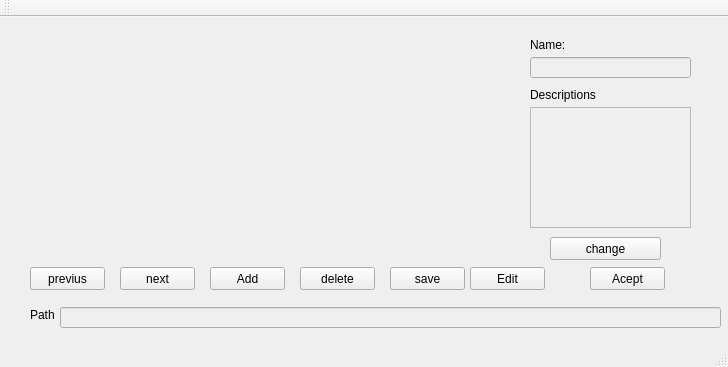
<?xml version="1.0" encoding="UTF-8"?>
<ui version="4.0">
 <class>MainWindow</class>
 <widget class="QMainWindow" name="MainWindow">
  <property name="geometry">
   <rect>
    <x>0</x>
    <y>0</y>
    <width>728</width>
    <height>367</height>
   </rect>
  </property>
  <property name="windowTitle">
   <string>MainWindow</string>
  </property>
  <widget class="QWidget" name="centralWidget">
   <widget class="QLabel" name="label_picture">
    <property name="geometry">
     <rect>
      <x>30</x>
      <y>20</y>
      <width>451</width>
      <height>191</height>
     </rect>
    </property>
    <property name="text">
     <string/>
    </property>
    <property name="scaledContents">
     <bool>true</bool>
    </property>
   </widget>
   <widget class="QPushButton" name="push_previus">
    <property name="geometry">
     <rect>
      <x>30</x>
      <y>250</y>
      <width>75</width>
      <height>23</height>
     </rect>
    </property>
    <property name="text">
     <string>previus</string>
    </property>
   </widget>
   <widget class="QPushButton" name="push_next">
    <property name="geometry">
     <rect>
      <x>120</x>
      <y>250</y>
      <width>75</width>
      <height>23</height>
     </rect>
    </property>
    <property name="text">
     <string>next</string>
    </property>
   </widget>
   <widget class="QPushButton" name="push_save">
    <property name="geometry">
     <rect>
      <x>390</x>
      <y>250</y>
      <width>75</width>
      <height>23</height>
     </rect>
    </property>
    <property name="text">
     <string>save</string>
    </property>
   </widget>
   <widget class="QPushButton" name="push_delete">
    <property name="geometry">
     <rect>
      <x>300</x>
      <y>250</y>
      <width>75</width>
      <height>23</height>
     </rect>
    </property>
    <property name="text">
     <string>delete</string>
    </property>
   </widget>
   <widget class="QPushButton" name="push_add">
    <property name="geometry">
     <rect>
      <x>210</x>
      <y>250</y>
      <width>75</width>
      <height>23</height>
     </rect>
    </property>
    <property name="text">
     <string>Add</string>
    </property>
   </widget>
   <widget class="QLineEdit" name="line_name">
    <property name="enabled">
     <bool>false</bool>
    </property>
    <property name="geometry">
     <rect>
      <x>530</x>
      <y>40</y>
      <width>161</width>
      <height>21</height>
     </rect>
    </property>
   </widget>
   <widget class="QLabel" name="label">
    <property name="geometry">
     <rect>
      <x>530</x>
      <y>20</y>
      <width>51</width>
      <height>16</height>
     </rect>
    </property>
    <property name="text">
     <string>Name:</string>
    </property>
   </widget>
   <widget class="QLabel" name="label_2">
    <property name="geometry">
     <rect>
      <x>30</x>
      <y>290</y>
      <width>47</width>
      <height>16</height>
     </rect>
    </property>
    <property name="text">
     <string>Path</string>
    </property>
   </widget>
   <widget class="QLineEdit" name="line_path">
    <property name="enabled">
     <bool>false</bool>
    </property>
    <property name="geometry">
     <rect>
      <x>60</x>
      <y>290</y>
      <width>661</width>
      <height>21</height>
     </rect>
    </property>
   </widget>
   <widget class="QTextEdit" name="text_description">
    <property name="enabled">
     <bool>false</bool>
    </property>
    <property name="geometry">
     <rect>
      <x>530</x>
      <y>90</y>
      <width>161</width>
      <height>121</height>
     </rect>
    </property>
   </widget>
   <widget class="QLabel" name="label_3">
    <property name="geometry">
     <rect>
      <x>530</x>
      <y>70</y>
      <width>71</width>
      <height>16</height>
     </rect>
    </property>
    <property name="text">
     <string>Descriptions</string>
    </property>
   </widget>
   <widget class="QPushButton" name="push_acept">
    <property name="geometry">
     <rect>
      <x>590</x>
      <y>250</y>
      <width>75</width>
      <height>23</height>
     </rect>
    </property>
    <property name="text">
     <string>Acept</string>
    </property>
   </widget>
   <widget class="QPushButton" name="push_edit">
    <property name="geometry">
     <rect>
      <x>470</x>
      <y>250</y>
      <width>75</width>
      <height>23</height>
     </rect>
    </property>
    <property name="text">
     <string>Edit</string>
    </property>
   </widget>
   <widget class="QPushButton" name="push_change">
    <property name="geometry">
     <rect>
      <x>550</x>
      <y>220</y>
      <width>111</width>
      <height>23</height>
     </rect>
    </property>
    <property name="text">
     <string>change</string>
    </property>
   </widget>
   <widget class="QLabel" name="label_back">
    <property name="geometry">
     <rect>
      <x>10</x>
      <y>10</y>
      <width>711</width>
      <height>301</height>
     </rect>
    </property>
    <property name="text">
     <string/>
    </property>
    <property name="scaledContents">
     <bool>true</bool>
    </property>
   </widget>
   <zorder>label_back</zorder>
   <zorder>label_picture</zorder>
   <zorder>push_previus</zorder>
   <zorder>push_next</zorder>
   <zorder>push_save</zorder>
   <zorder>push_delete</zorder>
   <zorder>push_add</zorder>
   <zorder>line_name</zorder>
   <zorder>label</zorder>
   <zorder>label_2</zorder>
   <zorder>line_path</zorder>
   <zorder>text_description</zorder>
   <zorder>label_3</zorder>
   <zorder>push_acept</zorder>
   <zorder>push_edit</zorder>
   <zorder>push_change</zorder>
  </widget>
  <widget class="QMenuBar" name="menuBar">
   <property name="geometry">
    <rect>
     <x>0</x>
     <y>0</y>
     <width>728</width>
     <height>21</height>
    </rect>
   </property>
  </widget>
  <widget class="QToolBar" name="mainToolBar">
   <attribute name="toolBarArea">
    <enum>TopToolBarArea</enum>
   </attribute>
   <attribute name="toolBarBreak">
    <bool>false</bool>
   </attribute>
  </widget>
  <widget class="QStatusBar" name="statusBar"/>
 </widget>
 <layoutdefault spacing="6" margin="11"/>
 <resources/>
 <connections/>
</ui>
